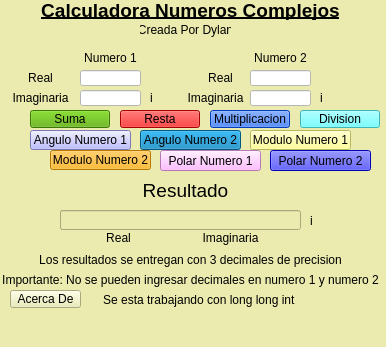
<?xml version="1.0" encoding="UTF-8"?>
<ui version="4.0">
 <class>MainWindow</class>
 <widget class="QMainWindow" name="MainWindow">
  <property name="geometry">
   <rect>
    <x>0</x>
    <y>0</y>
    <width>386</width>
    <height>347</height>
   </rect>
  </property>
  <property name="windowTitle">
   <string>CalculadoraComplejos</string>
  </property>
  <property name="styleSheet">
   <string notr="true">background-color: rgb(235, 235, 175);</string>
  </property>
  <widget class="QWidget" name="centralwidget">
   <widget class="QLabel" name="label">
    <property name="geometry">
     <rect>
      <x>30</x>
      <y>0</y>
      <width>321</width>
      <height>20</height>
     </rect>
    </property>
    <property name="font">
     <font>
      <pointsize>14</pointsize>
      <bold>true</bold>
      <underline>true</underline>
     </font>
    </property>
    <property name="text">
     <string>Calculadora Numeros Complejos</string>
    </property>
    <property name="alignment">
     <set>Qt::AlignCenter</set>
    </property>
   </widget>
   <widget class="QLabel" name="label_2">
    <property name="geometry">
     <rect>
      <x>140</x>
      <y>20</y>
      <width>91</width>
      <height>20</height>
     </rect>
    </property>
    <property name="text">
     <string>Creada Por Dylan</string>
    </property>
    <property name="alignment">
     <set>Qt::AlignCenter</set>
    </property>
   </widget>
   <widget class="QLabel" name="label_3">
    <property name="geometry">
     <rect>
      <x>80</x>
      <y>50</y>
      <width>61</width>
      <height>16</height>
     </rect>
    </property>
    <property name="text">
     <string>Numero 1</string>
    </property>
    <property name="alignment">
     <set>Qt::AlignCenter</set>
    </property>
   </widget>
   <widget class="QLabel" name="label_4">
    <property name="geometry">
     <rect>
      <x>20</x>
      <y>70</y>
      <width>41</width>
      <height>16</height>
     </rect>
    </property>
    <property name="text">
     <string>Real</string>
    </property>
    <property name="alignment">
     <set>Qt::AlignCenter</set>
    </property>
   </widget>
   <widget class="QLineEdit" name="real_1">
    <property name="geometry">
     <rect>
      <x>80</x>
      <y>70</y>
      <width>61</width>
      <height>16</height>
     </rect>
    </property>
    <property name="styleSheet">
     <string notr="true">background-color: rgb(255, 255, 255);</string>
    </property>
    <property name="text">
     <string/>
    </property>
    <property name="alignment">
     <set>Qt::AlignCenter</set>
    </property>
   </widget>
   <widget class="QLineEdit" name="imaginaria_1">
    <property name="geometry">
     <rect>
      <x>80</x>
      <y>90</y>
      <width>61</width>
      <height>16</height>
     </rect>
    </property>
    <property name="styleSheet">
     <string notr="true">background-color: rgb(255, 255, 255);</string>
    </property>
    <property name="alignment">
     <set>Qt::AlignCenter</set>
    </property>
   </widget>
   <widget class="QLabel" name="label_5">
    <property name="geometry">
     <rect>
      <x>10</x>
      <y>90</y>
      <width>61</width>
      <height>16</height>
     </rect>
    </property>
    <property name="text">
     <string>Imaginaria</string>
    </property>
    <property name="alignment">
     <set>Qt::AlignCenter</set>
    </property>
   </widget>
   <widget class="QLabel" name="label_6">
    <property name="geometry">
     <rect>
      <x>150</x>
      <y>90</y>
      <width>31</width>
      <height>16</height>
     </rect>
    </property>
    <property name="layoutDirection">
     <enum>Qt::RightToLeft</enum>
    </property>
    <property name="text">
     <string>i</string>
    </property>
   </widget>
   <widget class="QLabel" name="label_7">
    <property name="geometry">
     <rect>
      <x>250</x>
      <y>50</y>
      <width>61</width>
      <height>16</height>
     </rect>
    </property>
    <property name="text">
     <string>Numero 2</string>
    </property>
    <property name="alignment">
     <set>Qt::AlignCenter</set>
    </property>
   </widget>
   <widget class="QLabel" name="label_8">
    <property name="geometry">
     <rect>
      <x>200</x>
      <y>70</y>
      <width>41</width>
      <height>16</height>
     </rect>
    </property>
    <property name="text">
     <string>Real</string>
    </property>
    <property name="alignment">
     <set>Qt::AlignCenter</set>
    </property>
   </widget>
   <widget class="QLabel" name="label_9">
    <property name="geometry">
     <rect>
      <x>180</x>
      <y>90</y>
      <width>71</width>
      <height>16</height>
     </rect>
    </property>
    <property name="text">
     <string>Imaginaria</string>
    </property>
    <property name="alignment">
     <set>Qt::AlignCenter</set>
    </property>
   </widget>
   <widget class="QLineEdit" name="real_2">
    <property name="geometry">
     <rect>
      <x>250</x>
      <y>70</y>
      <width>61</width>
      <height>16</height>
     </rect>
    </property>
    <property name="styleSheet">
     <string notr="true">background-color: rgb(255, 255, 255);</string>
    </property>
    <property name="alignment">
     <set>Qt::AlignCenter</set>
    </property>
   </widget>
   <widget class="QLineEdit" name="imaginaria_2">
    <property name="geometry">
     <rect>
      <x>250</x>
      <y>90</y>
      <width>61</width>
      <height>16</height>
     </rect>
    </property>
    <property name="styleSheet">
     <string notr="true">background-color: rgb(255, 255, 255);</string>
    </property>
    <property name="alignment">
     <set>Qt::AlignCenter</set>
    </property>
   </widget>
   <widget class="QLabel" name="label_10">
    <property name="geometry">
     <rect>
      <x>320</x>
      <y>90</y>
      <width>31</width>
      <height>16</height>
     </rect>
    </property>
    <property name="layoutDirection">
     <enum>Qt::RightToLeft</enum>
    </property>
    <property name="text">
     <string>i</string>
    </property>
   </widget>
   <widget class="QPushButton" name="Suma">
    <property name="geometry">
     <rect>
      <x>30</x>
      <y>110</y>
      <width>80</width>
      <height>18</height>
     </rect>
    </property>
    <property name="cursor">
     <cursorShape>PointingHandCursor</cursorShape>
    </property>
    <property name="styleSheet">
     <string notr="true">background-color: rgb(85, 170, 0);</string>
    </property>
    <property name="text">
     <string>Suma</string>
    </property>
   </widget>
   <widget class="QLabel" name="label_11">
    <property name="geometry">
     <rect>
      <x>110</x>
      <y>180</y>
      <width>151</width>
      <height>20</height>
     </rect>
    </property>
    <property name="font">
     <font>
      <pointsize>14</pointsize>
     </font>
    </property>
    <property name="text">
     <string>Resultado</string>
    </property>
    <property name="alignment">
     <set>Qt::AlignCenter</set>
    </property>
   </widget>
   <widget class="QLineEdit" name="resultado_real">
    <property name="geometry">
     <rect>
      <x>60</x>
      <y>210</y>
      <width>111</width>
      <height>20</height>
     </rect>
    </property>
    <property name="alignment">
     <set>Qt::AlignCenter</set>
    </property>
    <property name="readOnly">
     <bool>true</bool>
    </property>
   </widget>
   <widget class="QLabel" name="texto_real">
    <property name="geometry">
     <rect>
      <x>100</x>
      <y>230</y>
      <width>37</width>
      <height>16</height>
     </rect>
    </property>
    <property name="text">
     <string>Real</string>
    </property>
    <property name="alignment">
     <set>Qt::AlignCenter</set>
    </property>
   </widget>
   <widget class="QLineEdit" name="resultado_imaginaria">
    <property name="geometry">
     <rect>
      <x>180</x>
      <y>210</y>
      <width>111</width>
      <height>20</height>
     </rect>
    </property>
    <property name="alignment">
     <set>Qt::AlignCenter</set>
    </property>
    <property name="readOnly">
     <bool>true</bool>
    </property>
   </widget>
   <widget class="QLabel" name="texto_imaginaria">
    <property name="geometry">
     <rect>
      <x>190</x>
      <y>230</y>
      <width>81</width>
      <height>16</height>
     </rect>
    </property>
    <property name="text">
     <string>Imaginaria</string>
    </property>
    <property name="alignment">
     <set>Qt::AlignCenter</set>
    </property>
   </widget>
   <widget class="QLabel" name="texto_i">
    <property name="geometry">
     <rect>
      <x>310</x>
      <y>210</y>
      <width>21</width>
      <height>21</height>
     </rect>
    </property>
    <property name="layoutDirection">
     <enum>Qt::RightToLeft</enum>
    </property>
    <property name="text">
     <string>i</string>
    </property>
   </widget>
   <widget class="QPushButton" name="Resta">
    <property name="geometry">
     <rect>
      <x>120</x>
      <y>110</y>
      <width>80</width>
      <height>18</height>
     </rect>
    </property>
    <property name="cursor">
     <cursorShape>PointingHandCursor</cursorShape>
    </property>
    <property name="styleSheet">
     <string notr="true">background-color: rgb(235, 0, 0);</string>
    </property>
    <property name="text">
     <string>Resta</string>
    </property>
   </widget>
   <widget class="QPushButton" name="Multiplicacion">
    <property name="geometry">
     <rect>
      <x>210</x>
      <y>110</y>
      <width>80</width>
      <height>18</height>
     </rect>
    </property>
    <property name="cursor">
     <cursorShape>PointingHandCursor</cursorShape>
    </property>
    <property name="styleSheet">
     <string notr="true">background-color: rgb(0, 85, 255);</string>
    </property>
    <property name="text">
     <string>Multiplicacion</string>
    </property>
   </widget>
   <widget class="QPushButton" name="Division">
    <property name="geometry">
     <rect>
      <x>300</x>
      <y>110</y>
      <width>80</width>
      <height>18</height>
     </rect>
    </property>
    <property name="cursor">
     <cursorShape>PointingHandCursor</cursorShape>
    </property>
    <property name="styleSheet">
     <string notr="true">background-color: rgb(85, 255, 255);</string>
    </property>
    <property name="text">
     <string>Division</string>
    </property>
   </widget>
   <widget class="QLabel" name="label_15">
    <property name="geometry">
     <rect>
      <x>20</x>
      <y>250</y>
      <width>341</width>
      <height>20</height>
     </rect>
    </property>
    <property name="text">
     <string>Los resultados se entregan con 3 decimales de precision</string>
    </property>
    <property name="alignment">
     <set>Qt::AlignCenter</set>
    </property>
   </widget>
   <widget class="QLineEdit" name="resultado">
    <property name="geometry">
     <rect>
      <x>60</x>
      <y>210</y>
      <width>241</width>
      <height>20</height>
     </rect>
    </property>
    <property name="alignment">
     <set>Qt::AlignCenter</set>
    </property>
    <property name="readOnly">
     <bool>true</bool>
    </property>
   </widget>
   <widget class="QPushButton" name="Angulo1">
    <property name="geometry">
     <rect>
      <x>30</x>
      <y>130</y>
      <width>101</width>
      <height>20</height>
     </rect>
    </property>
    <property name="cursor">
     <cursorShape>PointingHandCursor</cursorShape>
    </property>
    <property name="styleSheet">
     <string notr="true">background-color: rgb(170, 170, 255);</string>
    </property>
    <property name="text">
     <string>Angulo Numero 1</string>
    </property>
   </widget>
   <widget class="QPushButton" name="Angulo2">
    <property name="geometry">
     <rect>
      <x>140</x>
      <y>130</y>
      <width>101</width>
      <height>20</height>
     </rect>
    </property>
    <property name="cursor">
     <cursorShape>PointingHandCursor</cursorShape>
    </property>
    <property name="styleSheet">
     <string notr="true">background-color: rgb(0, 125, 183);</string>
    </property>
    <property name="text">
     <string>Angulo Numero 2</string>
    </property>
   </widget>
   <widget class="QPushButton" name="Modulo1">
    <property name="geometry">
     <rect>
      <x>250</x>
      <y>130</y>
      <width>101</width>
      <height>20</height>
     </rect>
    </property>
    <property name="cursor">
     <cursorShape>PointingHandCursor</cursorShape>
    </property>
    <property name="styleSheet">
     <string notr="true">background-color: rgb(255, 255, 127);</string>
    </property>
    <property name="text">
     <string>Modulo Numero 1</string>
    </property>
   </widget>
   <widget class="QPushButton" name="Modulo2">
    <property name="geometry">
     <rect>
      <x>50</x>
      <y>150</y>
      <width>101</width>
      <height>20</height>
     </rect>
    </property>
    <property name="cursor">
     <cursorShape>PointingHandCursor</cursorShape>
    </property>
    <property name="styleSheet">
     <string notr="true">background-color: rgb(255, 170, 0);</string>
    </property>
    <property name="text">
     <string>Modulo Numero 2</string>
    </property>
   </widget>
   <widget class="QPushButton" name="Polar1">
    <property name="geometry">
     <rect>
      <x>160</x>
      <y>150</y>
      <width>101</width>
      <height>21</height>
     </rect>
    </property>
    <property name="cursor">
     <cursorShape>PointingHandCursor</cursorShape>
    </property>
    <property name="styleSheet">
     <string notr="true">background-color: rgb(255, 170, 255);</string>
    </property>
    <property name="text">
     <string>Polar Numero 1</string>
    </property>
   </widget>
   <widget class="QPushButton" name="Polar2">
    <property name="geometry">
     <rect>
      <x>270</x>
      <y>150</y>
      <width>101</width>
      <height>21</height>
     </rect>
    </property>
    <property name="cursor">
     <cursorShape>PointingHandCursor</cursorShape>
    </property>
    <property name="styleSheet">
     <string notr="true">background-color: rgb(0, 0, 255);</string>
    </property>
    <property name="text">
     <string>Polar Numero 2</string>
    </property>
   </widget>
   <widget class="QLabel" name="label_12">
    <property name="geometry">
     <rect>
      <x>0</x>
      <y>270</y>
      <width>381</width>
      <height>20</height>
     </rect>
    </property>
    <property name="text">
     <string>Importante: No se pueden ingresar decimales en numero 1 y numero 2</string>
    </property>
    <property name="alignment">
     <set>Qt::AlignCenter</set>
    </property>
   </widget>
   <widget class="QLabel" name="label_13">
    <property name="geometry">
     <rect>
      <x>30</x>
      <y>290</y>
      <width>301</width>
      <height>20</height>
     </rect>
    </property>
    <property name="text">
     <string>           Se esta trabajando con long long int</string>
    </property>
    <property name="alignment">
     <set>Qt::AlignCenter</set>
    </property>
   </widget>
   <widget class="QPushButton" name="SegundaVentana">
    <property name="geometry">
     <rect>
      <x>10</x>
      <y>290</y>
      <width>71</width>
      <height>18</height>
     </rect>
    </property>
    <property name="cursor">
     <cursorShape>PointingHandCursor</cursorShape>
    </property>
    <property name="text">
     <string>Acerca De</string>
    </property>
   </widget>
  </widget>
  <widget class="QMenuBar" name="menubar">
   <property name="geometry">
    <rect>
     <x>0</x>
     <y>0</y>
     <width>386</width>
     <height>17</height>
    </rect>
   </property>
  </widget>
  <widget class="QStatusBar" name="statusbar"/>
 </widget>
 <resources/>
 <connections/>
</ui>
